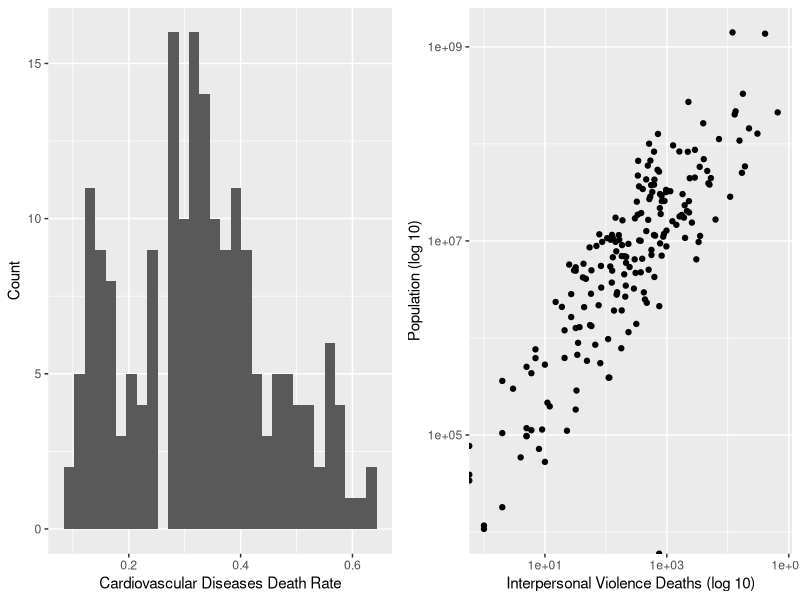
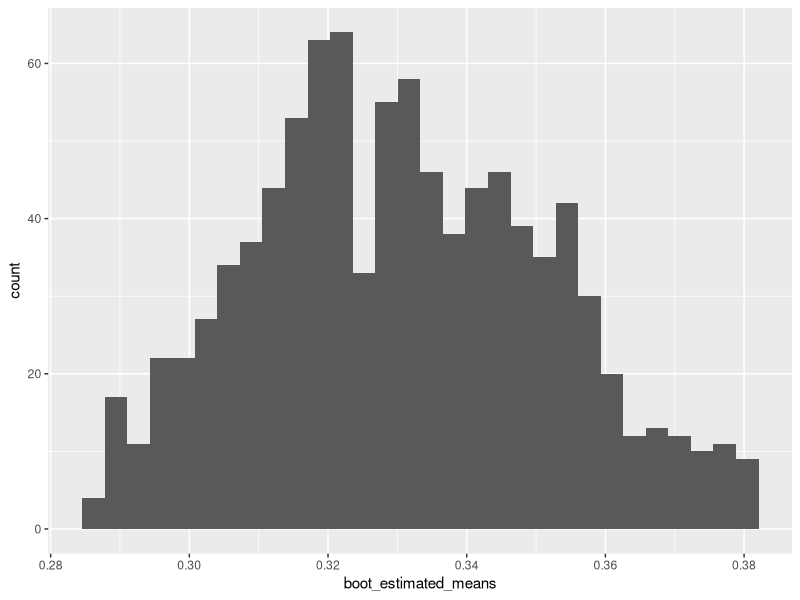
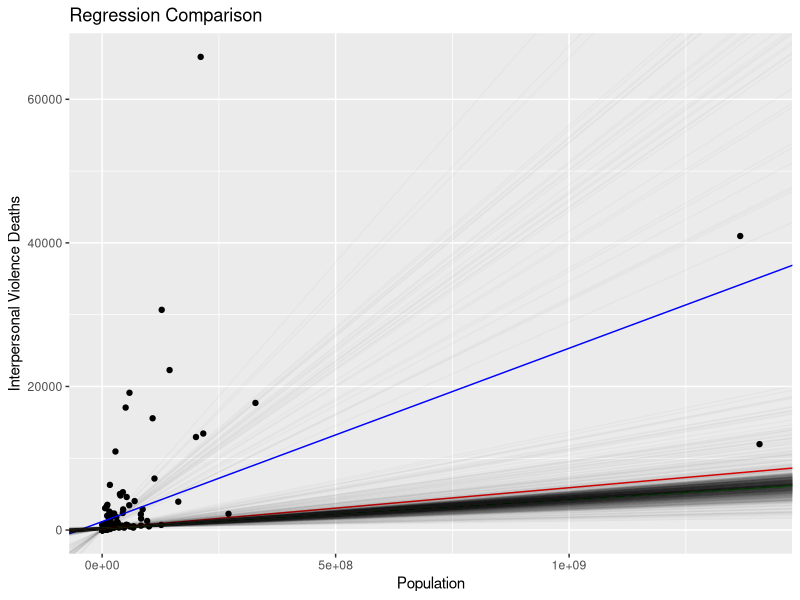
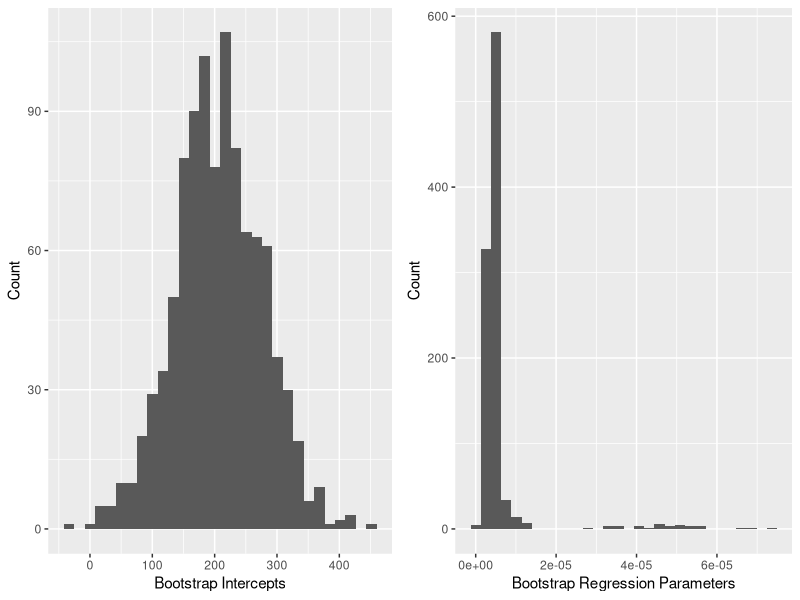

R code for these plots, in order:
## ---- chunk 1
knitr::opts_chunk$set(echo = TRUE, warning=FALSE, message=FALSE)
library(tidyverse)
library(knitr)
library(gridExtra)
## ---- chunk 2
# Import the data
bootstrapping_data_cleaned = read.csv('bootstrapping_data_cleaned.csv', 
                                      stringsAsFactors = TRUE)
## ---- chunk 3
# Create the total number of reported deaths column
bootstrapping_data_cleaned$Number_Of_Deaths <- 
  rowSums(bootstrapping_data_cleaned[,(5:35)])

# Filter down the data to just include 2019 and just the columns needed
boot_data = 
  bootstrapping_data_cleaned[bootstrapping_data_cleaned$Year == '2019', 
                             c('Entity', 'Population', 'Number_Of_Deaths',
                               'Deaths_CardiovascularDiseases',
                               'Deaths_InterpersonalViolence')]

# Create the cardiovascular diseases rate column
boot_data$Deaths_CardiovascularDiseasesRate <- 
  boot_data$Deaths_CardiovascularDiseases / boot_data$Number_Of_Deaths
## ---- chunk 4
# Find cardiovascular disease death rate statistics
boot_means <- boot_data %>% summarize(mean_cardiovasculardiseasesrate = 
                                        mean(Deaths_CardiovascularDiseasesRate),
                                      sd_cardiovasculardiseasesrate = 
                                        sd(Deaths_CardiovascularDiseasesRate))
## ---- chunk 5
# Create a histogram of the cardiovascular diseases death rate
cardioHistogram <- ggplot(boot_data, 
                          aes(x = Deaths_CardiovascularDiseasesRate)) +
                   xlab('Cardiovascular Diseases Death Rate') +
                   ylab('Count') +
                   geom_histogram()

# Create a histogram of the interpersonal violence death rate
violenceHistogram <- ggplot(boot_data, 
                            aes(x = Deaths_InterpersonalViolence, 
                                y = Population)) +
                     scale_x_log10() +
                     scale_y_log10() +
                     xlab('Interpersonal Violence Deaths (log 10)') +
                     ylab('Population (log 10)') +
                     geom_point() 

# Display plots side by side
grid.arrange(cardioHistogram, violenceHistogram, ncol = 2)
## ---- chunk 6
# Create the initial sample
boot_initial_sample <- sample(1:nrow(boot_data), 20, replace = FALSE)
## ---- chunk 7
# Create vectors to store new sample means and standard deviations
boot_estimated_means <- rep()
boot_estimated_sds <- rep()
# Create 1,000 new samples and save the means and standard deviations
for (x in 1:1000) {
  boot_new_sample <- sample(boot_initial_sample, 20, replace = TRUE)
  boot_estimated_means <- append(boot_estimated_means,
                                 pull(
                                   summarize(
                                     boot_data[boot_new_sample,], 
                                     mean(Deaths_CardiovascularDiseasesRate))))
  boot_estimated_sds <- append(boot_estimated_sds, 
                               pull(
                                 summarize(
                                   boot_data[boot_new_sample,], 
                                   sd(Deaths_CardiovascularDiseasesRate))))
}
## ---- chunk 8
# Display some estimated means
head(boot_estimated_means)

# Display some estimated standard deviations
head(boot_estimated_sds)
## ---- chunk 9
# Sort the estimated means from smallest to largest
boot_estimated_means <- sort(boot_estimated_means)
# Sort the estimated standard deviations from smallest to largest
boot_estimated_sds <- sort(boot_estimated_sds)
# Trim the top and bottom 2.5%
start = length(boot_estimated_means) * 0.025
end = length(boot_estimated_means) * 0.975
boot_estimated_means <- boot_estimated_means[start:end]
boot_estimated_sds <- boot_estimated_sds[start:end]
## ---- chunk 10
# Display a histogram of the estimated means from the Bootstrap samples
ggplot() +
geom_histogram(aes(boot_estimated_means))
## ---- chunk 11
# Create vectors to store new intercepts and regression parameters
boot_estimated_intercepts <- rep()
boot_estimated_regressionparameters <- rep()
# Create 1,000 new samples and save the means and standard deviations
for (x in 1:1000) {
  boot_new_reg_sample <- sample(boot_initial_sample, 20, replace = TRUE)
  boot_new_lm <- lm(Deaths_InterpersonalViolence ~ Population,
                    boot_data[boot_new_reg_sample,])
  boot_estimated_intercepts <- append(boot_estimated_intercepts, 
                                      boot_new_lm$coefficients[1])
  boot_estimated_regressionparameters <- 
    append(boot_estimated_regressionparameters, 
           boot_new_lm$coefficients[2])
}
## ---- chunk 12
# Create population model
pop_lm <- lm(Deaths_InterpersonalViolence ~ Population, boot_data)
# Create initial sample model
sample_lm <- lm(Deaths_InterpersonalViolence ~ Population, 
                boot_data[boot_initial_sample,])
# Find Bootstrapping average values
boot_lm_intercept <- mean(boot_estimated_intercepts) 
boot_lm_x1 <- mean(boot_estimated_regressionparameters)
## ---- chunk 13
# Plot the data, population model, sample model, and final Bootstrap model 
# (average of all models)
final_plot <- ggplot(aes(x = Population, y = Deaths_InterpersonalViolence), 
                     data = boot_data) +
              geom_point() +
              geom_abline(intercept = coef(pop_lm)[1], 
                          slope = coef(pop_lm)[2], 
                          color= 'blue') +
              geom_abline(intercept = coef(sample_lm)[1], 
                          slope = coef(sample_lm)[2], 
                          color = 'green') +
              geom_abline(intercept = mean(boot_estimated_intercepts), 
                          slope = mean(boot_estimated_regressionparameters), 
                          color = 'red') +
              xlab('Population') + 
              ylab('Interpersonal Violence Deaths') +
              ggtitle('Regression Comparison') +
              labs(color = "Model")
# Add all Bootstrap models
for (x in 1:length(boot_estimated_intercepts)) {
  final_plot <- final_plot + 
                geom_abline(intercept = boot_estimated_intercepts[x], 
                            slope = boot_estimated_regressionparameters[x], 
                            alpha = 0.025)
}
# Display final plot
final_plot
## ---- chunk 14
# Create a histogram of the intercepts found from the Bootstrap method
interceptHistogram <- ggplot() + 
                      aes(boot_estimated_intercepts) +
                      geom_histogram() +
                      ylab("Count") +
                      xlab("Bootstrap Intercepts")

# Create a histogram of the regression parameter found from the Bootstrap 
# method
parameterHistogram <- ggplot() + 
                      aes(boot_estimated_regressionparameters) +
                      geom_histogram() +
                      ylab("Count") +
                      xlab("Bootstrap Regression Parameters")

# Display plots side by side
grid.arrange(interceptHistogram, parameterHistogram, ncol = 2)
